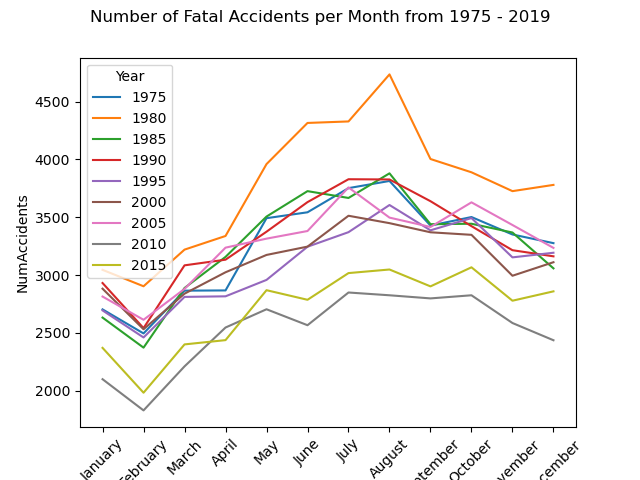

This chart was generated by the following Python code:
from typing import final
import pandas as pd
import matplotlib.pyplot as plt
import seaborn as sns
import datetime as dt
import os 

# storing home dir if needed
home_dir = os.getcwd()

# changing to data dir to read in data
data_dir = "/data"
os.chdir(os.getcwd() + data_dir)

dirs = os.listdir() # getting all years of data

final_df = pd.DataFrame()
for dir in dirs: # looping over all years of data
    if not dir.startswith('.'):
        viz_data = pd.DataFrame() # create new df 
        print('Reading in {} data'.format(dir))
        x = pd.read_csv(dir + '/combined-data.csv', low_memory=False) # read in tidy data for year of interes
        year = dir # storing year as a var
        x = x[['CaseId', 'Month']] # subsetting to only include vars needed in this viz
        x['Year'] = year # adding year to df to identify 
        final_df = final_df.append(x) # appending each year to final viz dataframe
# grouping by month and counting number of unique id's to get a count of number of accidents for that month
final_df = final_df.groupby(['Year', 'Month'])['CaseId'].nunique().reset_index().rename(columns = {'CaseId':'NumAccidents'})

# subsetting by every 5 years 
final_df = final_df[(pd.to_numeric(final_df['Year']) % 5 == 0)]

# converting month to datetime object and gettign month name
final_df['Month'] = pd.to_datetime(final_df['Month'], format = "%m")
final_df['Month'] = final_df['Month'].dt.strftime('%B')

sns.lineplot(data=final_df, x="Month", y="NumAccidents", hue="Year")
plt.xticks(rotation = 45) 
plt.suptitle('Number of Fatal Accidents per Month from 1975 - 2019')
#plt.show()
os.chdir(home_dir)
plt.savefig('avg-accidents-viz.png')